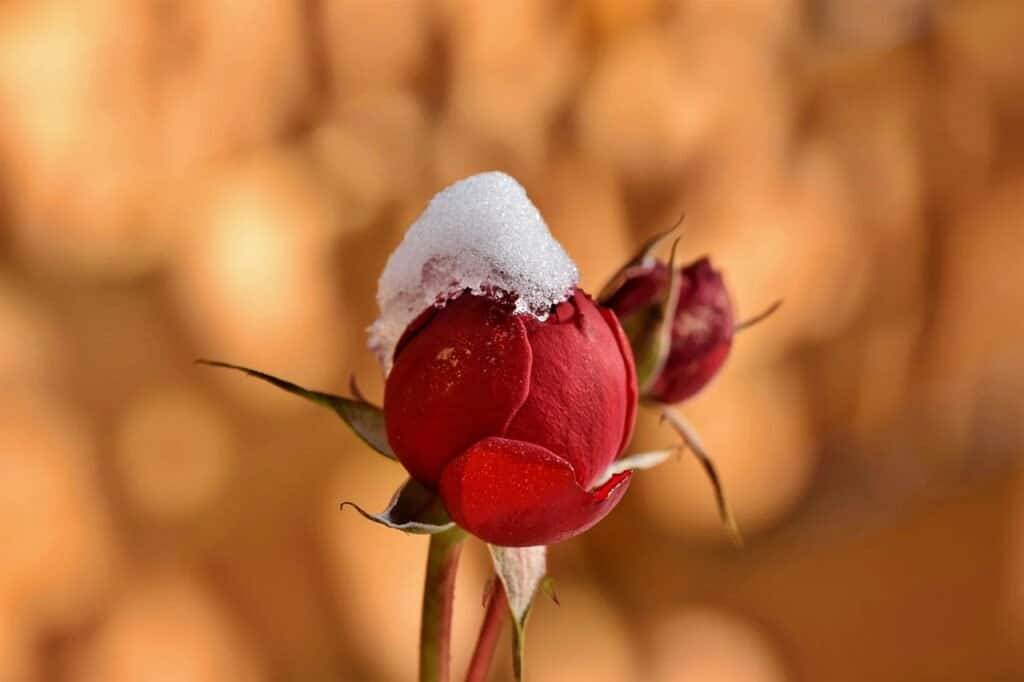
#> input picture Lab 1/test.jpg, 1024 x 682 px, found by its file name
$ jupyter execute IT21202018.ipynb
#> lines starting #> are read from the running program, lines starting #| are printed output that depends on the picture; after the words box and inside, x2 and y2 are one past the last pixel; in counts of white or black regions, pixels touching at a corner belong together
# Matrix Operations
## Addition of two Matrices

Implement elementwise Matric addition without using any functions.

[cell 1]
import numpy as np

# Define matrices A and B
A = np.array([[1, 2], [3, 4]])
B = np.array([[5, 6], [7, 8]])

C = np.zeros_like(A)

# Perform matrix addition manually
C = A + B


print("Matrix A:\n", A)
print("Matrix B:\n", B)
print("Matrix C (A + B):\n", C)

## Dot Product

[cell 2]
import numpy as np

# Define matrices A and B
A = np.array([[1, 2], [3, 4]])
B = np.array([[5, 6], [7, 8]])


C = np.zeros((A.shape[0], B.shape[1]))

# Perform matrix multiplication (dot product) manually
C = np.dot(A, B)

print("Matrix A:\n", A)
print("Matrix B:\n", B)
print("Matrix C (A * B):\n", C)

## Cross Product

[cell 3]
import numpy as np

# Define vectors u and v
u = np.array([1, 2, 3])
v = np.array([4, 5, 6])


cross_product = np.zeros(3)

# Perform vector cross product manually
cross_product = np.zeros(3)
cross_product[0] = u[1] * v[2] - u[2] * v[1]
cross_product[1] = u[2] * v[0] - u[0] * v[2]
cross_product[2] = u[0] * v[1] - u[1] * v[0]

print("Vector u:\n", u)
print("Vector v:\n", v)
print("Vector Cross Product (u x v):\n", cross_product)

## Gray Scale Convertion

The values 0.2989, 0.5870, and 0.1140 are the standard luminance weights used in the RGB-to-grayscale conversion formula. These weights are based on the relative sensitivity of the human eye's three primary color receptors (red, green, and blue) to different wavelengths of light. The values are chosen to approximate the perceived brightness of each color channel.

The formula gray_value = (r * 0.2989 + g * 0.5870 + b * 0.1140) calculates the weighted sum of the red, green, and blue components of a pixel to produce a single grayscale value that represents the perceived brightness of the pixel. The sum of the weights is approximately 1, ensuring that the resulting grayscale value is within the valid range of 0 to 255.

Step 1. Load the Image
Step 2. Convert each pixel to a grayscale value using the formula above
Step 3. display the new Image

[cell 4]
import cv2
import numpy as np
import matplotlib.pyplot as plt

# Load a color image
image = cv2.imread('C:\\Users\\chari\\OneDrive\\Documents\\Sliit\\Y3S1\\DIP\\Lab 1\\test.jpg')
#> image is the input picture: shape (682, 1024, 3); mean B, G, R 60.4, 110.8, 184
image_rgb = cv2.cvtColor(image, cv2.COLOR_BGR2RGB)


gray_image = np.zeros((image_rgb.shape[0], image_rgb.shape[1]), dtype=np.uint8)

# Convert image to grayscale using multiplications and divisions
for i in range(image_rgb.shape[0]):
    for j in range(image_rgb.shape[1]):
        gray_image[i, j] = int(0.299 * image_rgb[i, j, 0] + 0.587 * image_rgb[i, j, 1] + 0.114 * image_rgb[i, j, 2])
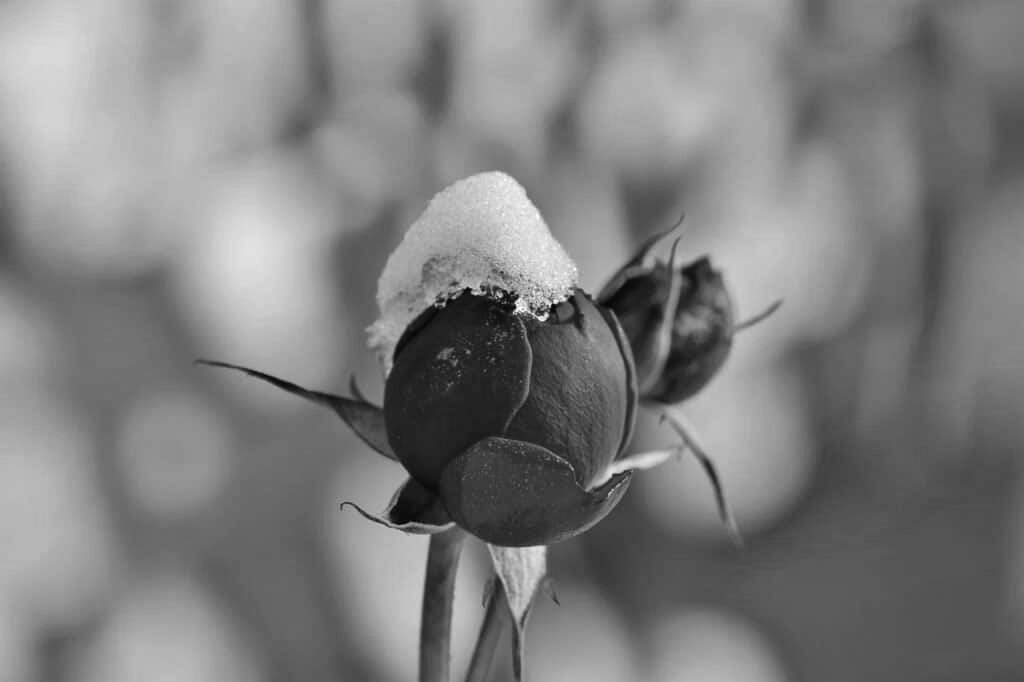
#> gray_image: shape (682, 1024); min 3, max 254, mean 126.4


plt.imshow(gray_image, cmap='gray')
plt.title('Grayscale Image')
plt.show()

## Scaling Images using Matrix Manipulations

Suppose we have the following 3x3 image:

Original Image:
| 1  2  3 |
| 4  5  6 |
| 7  8  9 |

We want to scale this image by a factor of 2 in both dimensions.

Step 1: Load the original image (not shown here as it's a simple example).

Step 2: Determine the scaling factors.

    scale_x = 2 (scaling horizontally by a factor of 2)
    scale_y = 2 (scaling vertically by a factor of 2)

Step 3: Calculate new dimensions.

    The original image is 3x3.
    The new dimensions will be new_height = 3 * scale_y = 6 and new_width = 3 * scale_x = 6.

Step 4: Create an empty scaled image with new dimensions.

Step 5: Populate the scaled image using nearest-neighbor interpolation.

For each pixel (x, y) in the scaled image:

    For the pixel (0, 0) in the scaled image:
        Calculate the corresponding pixel in the original image:
            orig_x = 0 / 2 = 0
            orig_y = 0 / 2 = 0
        The nearest pixel in the original image is (1, 1), so the value in the scaled image becomes 5.

    Repeat this process for all pixels in the scaled image.

The scaled image becomes:

Scaled Image:
| 5  5  6  6  3  3 |
| 5  5  6  6  3  3 |
| 8  8  9  9  6  6 |
| 8  8  9  9  6  6 |
| 7  7  8  8  4  4 |
| 7  7  8  8  4  4 |

Step 6: Display the original image and the scaled image.

Implement this algorithm in python

[cell 5]
import cv2
import numpy as np
import matplotlib.pyplot as plt

# Load an image
image = cv2.imread('C:\\Users\\chari\\OneDrive\\Documents\\Sliit\\Y3S1\\DIP\\Lab 1\\test.jpg')
image_rgb = cv2.cvtColor(image, cv2.COLOR_BGR2RGB)

# Define scaling factors
scale_x = 0.5
scale_y = 0.5

# Calculate new dimensions
new_height = int(image_rgb.shape[0] * scale_y)
#> new_height = 341
new_width = int(image_rgb.shape[1] * scale_x)
#> new_width = 512

# Initialize scaled image
scaled_image = np.zeros((new_height, new_width, 3), dtype=np.uint8)
# Scale the Pixels
for i in range(new_height):
    for j in range(new_width):
        original_i = int(i / scale_y)
        original_j = int(j / scale_x)
        scaled_image[i, j] = image_rgb[original_i, original_j]

plt.imshow(scaled_image)
plt.title('Scaled Image')
plt.show()

## Image Rotation

Image rotation involves rotating the entire image around a specified center by a given angle. This can be achieved using rotation matrices to transform each pixel's coordinates in the original image to its corresponding coordinates in the rotated image.

Steps to Follow:

    Step 1. Load the original image.
    Step 2. Define the rotation angle (in degrees) and the rotation center (usually the center of the image).
    Step 3. Convert the rotation angle to radians.
    Step 4. Calculate the rotation matrix based on the rotation angle.
    Step 5. Initialize an empty rotated image.
    Step 6. For each pixel in the rotated image:
                Calculate the corresponding pixel position in the original image using the rotation matrix.
                Interpolate pixel color value from the original image to the rotated image using bilinear interpolation.
    Step 7. Display the rotated image.

[cell 6]
import cv2
import numpy as np
import matplotlib.pyplot as plt

# Load an image
image = cv2.imread('C:\\Users\\chari\\OneDrive\\Documents\\Sliit\\Y3S1\\DIP\\Lab 1\\test.jpg')
image_rgb = cv2.cvtColor(image, cv2.COLOR_BGR2RGB)

# Define rotation angle (45 degrees)
theta = np.radians(45)
cos_theta = np.cos(theta)
sin_theta = np.sin(theta)

# Rotation matrix
rotation_matrix = np.array([[cos_theta, -sin_theta],
                            [sin_theta, cos_theta]])

# Initialize rotated image
rotated_image = np.zeros_like(image_rgb)

rows, cols, _ = image_rgb.shape
#> rows = 682; cols = 1024
center_x = cols / 2
#> center_x = 512
center_y = rows / 2
#> center_y = 341

#Rotate the pixes to new locations
for y in range(rows):
    for x in range(cols):
        new_x = int((x - center_x) * cos_theta - (y - center_y) * sin_theta + center_x)
        new_y = int((x - center_x) * sin_theta + (y - center_y) * cos_theta + center_y)

        if 0 <= new_x < cols and 0 <= new_y < rows:
            rotated_image[new_y, new_x, :] = image_rgb[y, x, :]
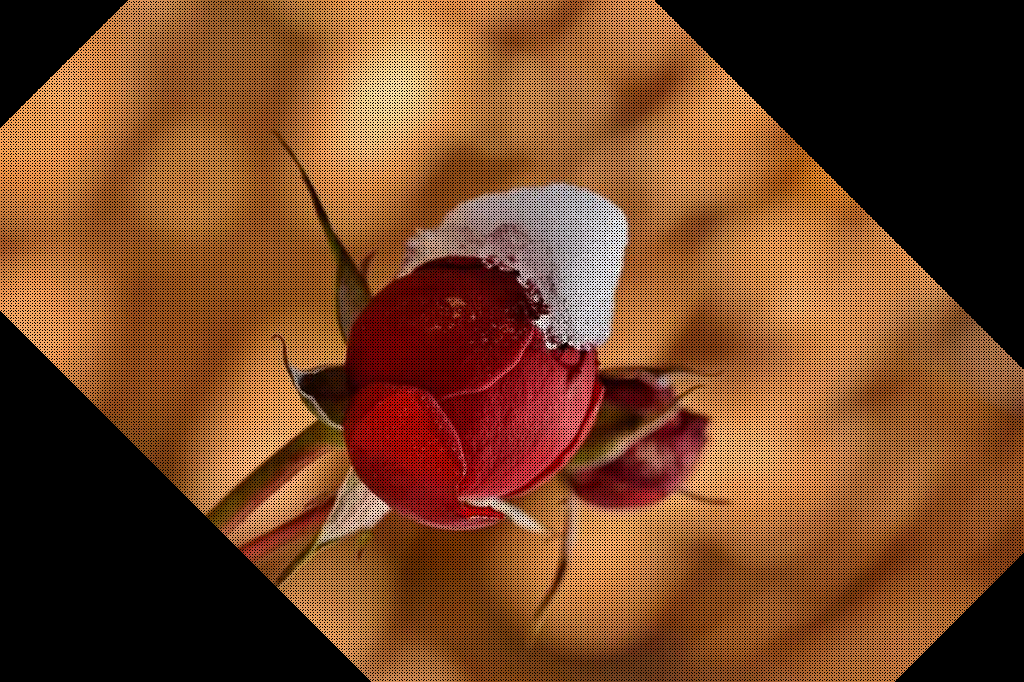
#> rotated_image: shape (682, 1024, 3); mean R, G, B 118.1, 70.2, 38.8


plt.imshow(rotated_image)
plt.title('Rotated Image')
plt.show()

## Image Thresholding
Image thresholding is used to convert a grayscale image into a binary image by segmenting pixels into two classes based on a threshold value.

Steps to Follow:

    1. Load the original grayscale image.
    2. Define a threshold value (between 0 and 255).
    3. Create a binary image where pixels above the threshold become white (255) and pixels below or equal to the threshold become black (0).
    4. Display the original and thresholded binary images.

[cell 7]
import cv2
import numpy as np
import matplotlib.pyplot as plt

# Load a grayscale image
gray_image = cv2.imread('C:\\Users\\chari\\OneDrive\\Documents\\Sliit\\Y3S1\\DIP\\Lab 1\\test.jpg', cv2.IMREAD_GRAYSCALE)
#> gray_image: shape (682, 1024); min 0, max 255, mean 127

# Define a threshold value
threshold_value = 128

rows, cols = gray_image.shape
binary_image = np.zeros_like(gray_image)

# Create a binary image using thresholding with loops and conditional statements
for y in range(rows):
    for x in range(cols):
        if gray_image[y, x] >= threshold_value:
            binary_image[y, x] = 255
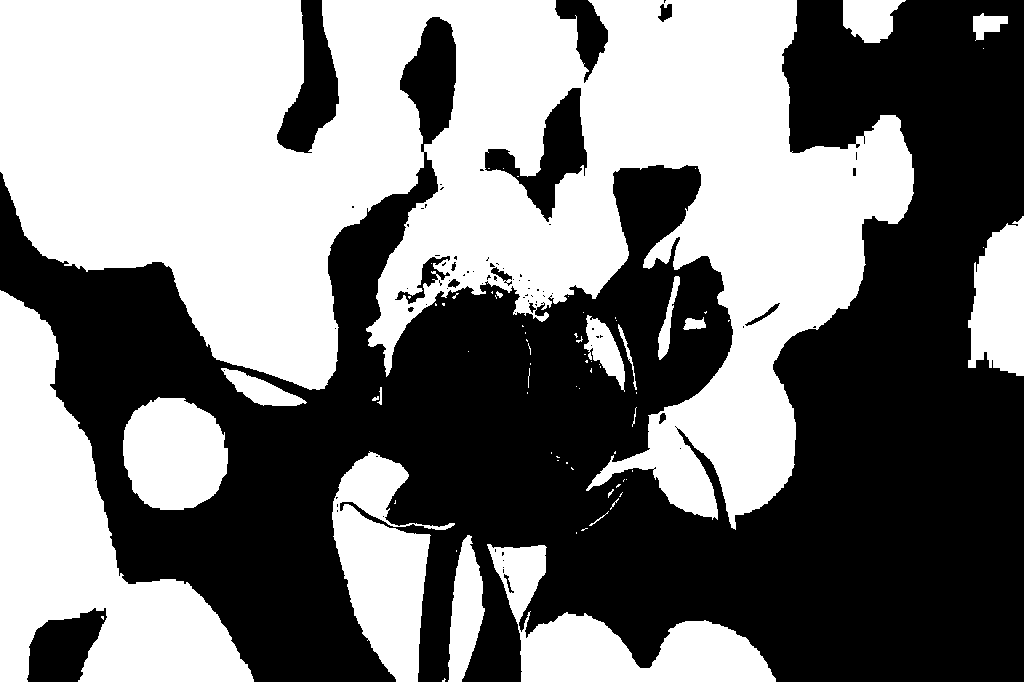
#> binary_image: shape (682, 1024); 49% white; 76 white regions (54 under 20 px), largest, box (x1, y1, x2, y2) and area: (0, 0, 914, 530) 245126, (0, 290, 254, 682) 41805, (487, 544, 776, 682) 14962

# Display original and binary images
plt.figure(figsize=(10, 5))
plt.subplot(1, 2, 1)
plt.imshow(gray_image, cmap='gray')
plt.title('Original Grayscale Image')
plt.subplot(1, 2, 2)
plt.imshow(binary_image, cmap='gray')
plt.title('Thresholded Binary Image')
plt.show()
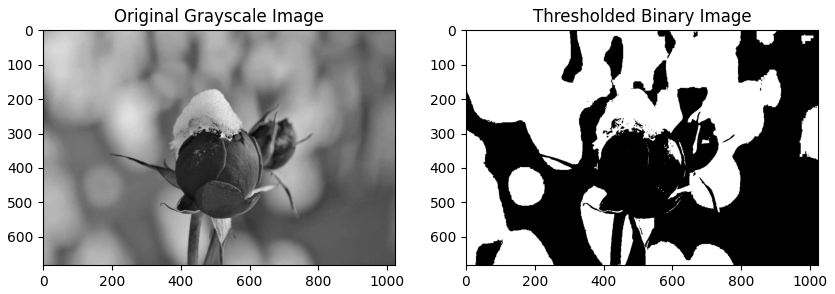
#> figure drawn by matplotlib, 2 panels

## Image Inversion

Image inversion involves reversing the intensity values of an image. Bright pixels become dark, and dark pixels become bright.

Steps to Follow:

    1. Load the original grayscale image.
    2. For each pixel, calculate the inverted intensity value by subtracting it from the maximum intensity value (usually 255).
    3. Create an inverted image using the calculated intensity values.
    4. Display the original and inverted images.

[cell 8]
import cv2
import numpy as np
import matplotlib.pyplot as plt

# Load a grayscale image
gray_image = cv2.imread('C:\\Users\\chari\\OneDrive\\Documents\\Sliit\\Y3S1\\DIP\\Lab 1\\test.jpg', cv2.IMREAD_GRAYSCALE)

# Calculate the maximum intensity value (8-bit grayscale image)
max_intensity = 255

# Calculate inverted intensity values
inverted_image = max_intensity - gray_image
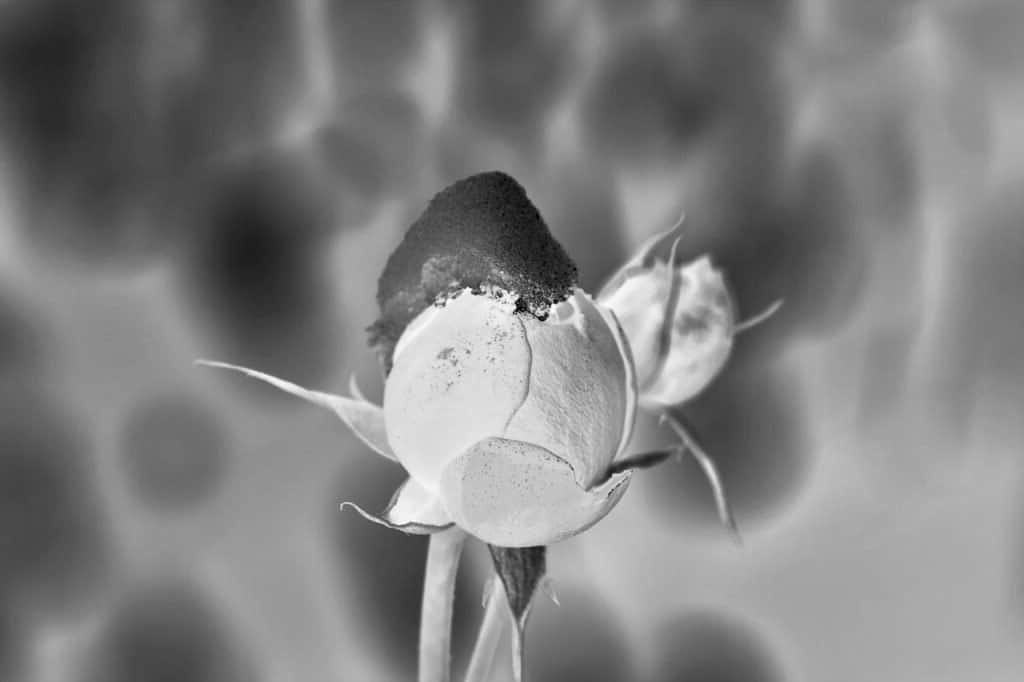
#> inverted_image: shape (682, 1024); min 0, max 255, mean 128

# Display original and inverted images
plt.figure(figsize=(10, 5))
plt.subplot(1, 2, 1)
plt.imshow(gray_image, cmap='gray')
plt.title('Original Grayscale Image')
plt.subplot(1, 2, 2)
plt.imshow(inverted_image, cmap='gray')
plt.title('Inverted Image')
plt.show()
